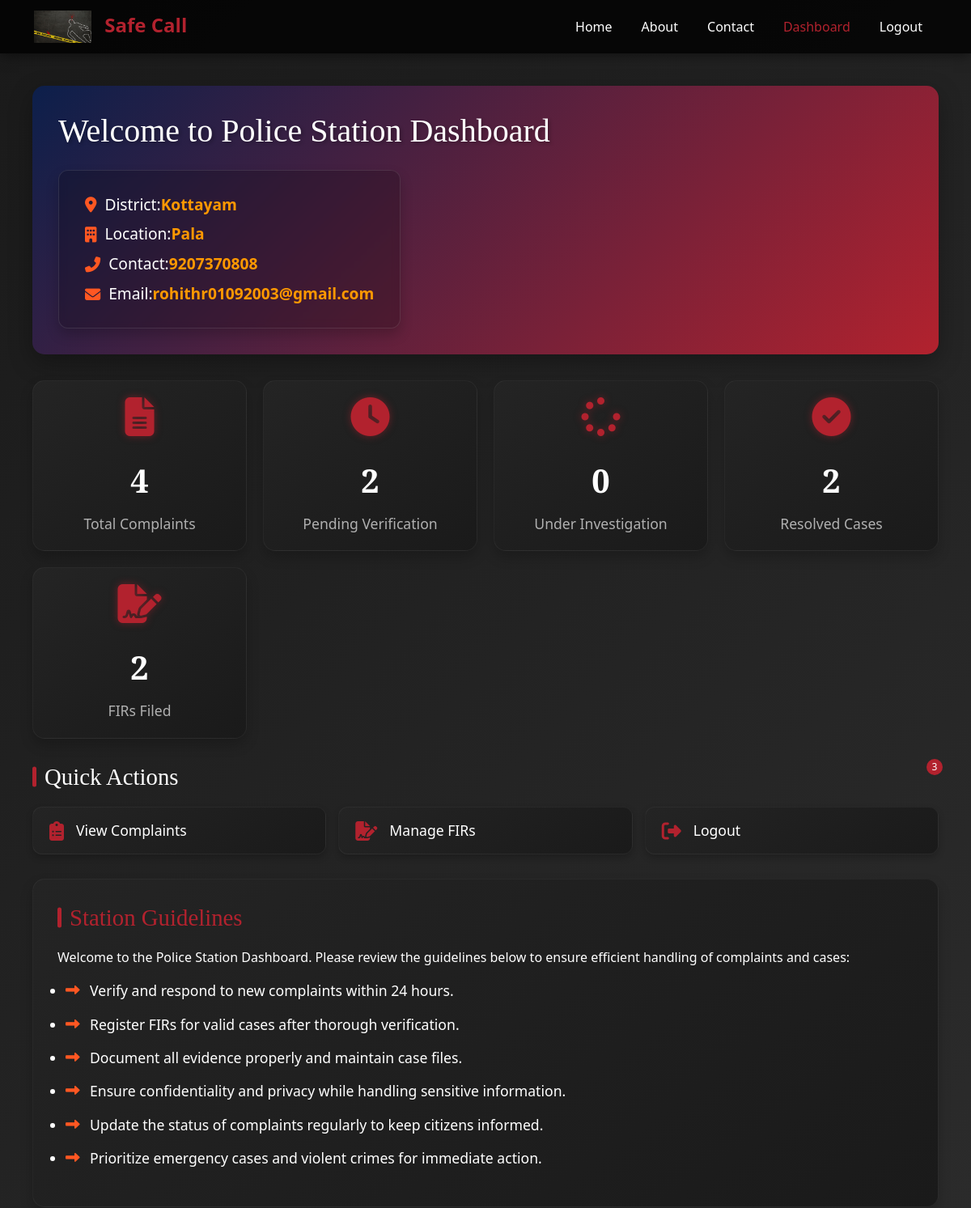
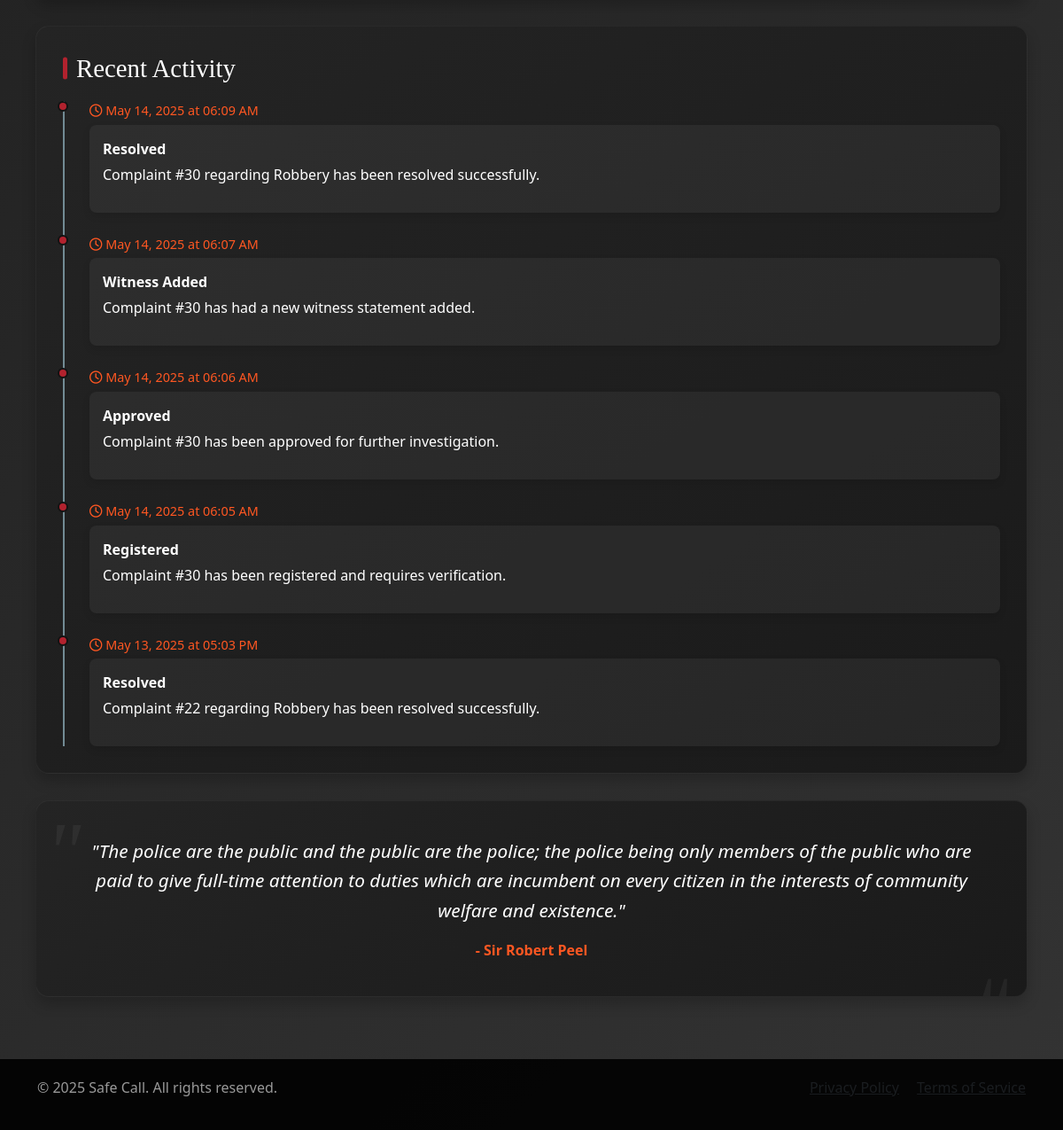
Page /police_station/dashboard/ (signed in) on the committed database (2 pictures, top to bottom).
### core/models.py (models this page shows, shortened)
class PoliceStation(models.Model):
    district = models.CharField(max_length=100)
    location = models.CharField(max_length=255)
    pincode = models.CharField(max_length=6)
    contact = models.CharField(max_length=15)
    email = models.EmailField(unique=True)  # Added email field
    password = models.CharField(max_length=255)
    approved = models.BooleanField(default=False)

class ComplaintLog(models.Model):
    complaint = models.ForeignKey(Complaint, on_delete=models.CASCADE)
    action = models.CharField(max_length=100)
    details = models.TextField()
    created_at = models.DateTimeField(auto_now_add=True)
    created_by = models.CharField(max_length=100, null=True, blank=True)  # To store who made the change

class Complaint(models.Model):
    COMPLAINT_TYPES = [
        ('Robbery', 'Robbery'),
        ('Assault', 'Assault'),
        ('Threats', 'Threats'),
        ('Burglary', 'Burglary'),
        ('Vandalism', 'Vandalism'),
        ('Fraud', 'Fraud'),
        ('Harassment', 'Harassment'),
        ('Theft', 'Theft'),
        ('Domestic Violence', 'Domestic Violence'),
        ('Sexual Assault', 'Sexual Assault'),
        ('Kidnapping', 'Kidnapping'),
        ('Stalking', 'Stalking'),
        ('Drunk Driving', 'Drunk Driving'),
        ('Hit and Run', 'Hit and Run'),
        ('Drug Offenses', 'Drug Offenses'),
        ('Public Intoxication', 'Public Intoxication'),
        ('Trespassing', 'Trespassing'),
        ('Hate Crimes', 'Hate Crimes'),
        ('Murder', 'Murder'),
        ('Arson', 'Arson'),
        ('Others', 'Others'),
    ]
    TIME_CHOICES = [
        ('Midnight', '12:00 AM - 12:59 AM'),
        ('Morning', '6:00 AM - 11:59 AM'),
        ('Noon', '12:00 PM - 12:59 PM'),
        ('Afternoon', '1:00 PM - 5:59 PM'),
        ('Evening', '6:00 PM - 8:59 PM'),
        ('Night', '9:00 PM - 11:59 PM'),
    ]
    STATUS_CHOICES = [
        ('Pending', 'Pending'),
        ('Under Investigation', 'Under Investigation'),
        ('Resolved', 'Resolved'),
        ('Rejected', 'Rejected'),
    ]
    user = models.ForeignKey(PublicUser, on_delete=models.CASCADE)
    police_station = models.ForeignKey(PoliceStation, on_delete=models.CASCADE)
    complaint_type = models.CharField(max_length=50, choices=COMPLAINT_TYPES)
    incident_date = models.DateField()
    incident_time = models.CharField(max_length=20, choices=TIME_CHOICES)
    incident_location = models.TextField(default='Location not specified')
    description = models.TextField()
    evidence = models.FileField(upload_to='complaint_evidence/', null=True, blank=True)
    status = models.CharField(max_length=20, choices=STATUS_CHOICES, default='Pending')
    registered_at = models.DateTimeField(auto_now_add=True)
    resolution_date = models.DateTimeField(null=True, blank=True)

### core/views.py (the view, shortened to what this page needs)
# urls.py: path('police_station/dashboard/', views.police_station_dashboard, name='police_station_dashboard'),
def police_station_dashboard(request):
    police_station = get_object_or_404(PoliceStation, id=request.session['police_station_id'])
    complaints = Complaint.objects.filter(police_station=police_station)
    total_complaints = complaints.count()
    pending_complaints = complaints.filter(status='Pending').count()
    under_investigation = complaints.filter(status='Under Investigation').count()
    rejected_complaints = complaints.filter(status='Rejected').count()
    resolved_complaints = complaints.filter(status='Resolved').count()
    firs_filed = complaints.filter(fir__isnull=False).count()
    recent_logs = ComplaintLog.objects.filter(complaint__police_station=police_station).order_by('-created_at')[:5]
    context = {
        'police_station': police_station,
        'total_complaints': total_complaints,
        'pending_complaints': pending_complaints,
        'rejected_complaints': rejected_complaints,
        'resolved_complaints': resolved_complaints,
        'under_investigation': under_investigation,
        'firs_filed': firs_filed,
        'recent_logs': recent_logs
    }
    return render(request, 'police_station_dashboard.html', context)

### core/templates/police_station_dashboard.html (shortened to what this page needs)
{% extends 'base.html' %}
{% load static %}
{% block styles %}
<link rel="stylesheet" href="https://cdnjs.cloudflare.com/ajax/libs/font-awesome/6.4.0/css/all.min.css">
{% endblock %}
{% block content %}
<div class="dashboard-container">
    <div class="welcome-header">
        <h2>Welcome to Police Station Dashboard</h2>
        <div class="station-details">
            <p><i class="fas fa-map-marker-alt"></i> District: <span>{{ police_station.district }}</span></p>
            <p><i class="fas fa-building"></i> Location: <span>{{ police_station.location }}</span></p>
            <p><i class="fas fa-phone-alt"></i> Contact: <span>{{ police_station.contact }}</span></p>
            <p><i class="fas fa-envelope"></i> Email: <span>{{ police_station.email }}</span></p>
        </div>
    </div>
    <div class="stats-section">
        <div class="stat-card">
            <i class="fas fa-file-alt stat-icon"></i>
            <div class="stat-count">{{ total_complaints }}</div>
            <div class="stat-label">Total Complaints</div>
        </div>
        <div class="stat-card">
            <i class="fas fa-clock stat-icon"></i>
            <div class="stat-count">{{ pending_complaints }}</div>
            <div class="stat-label">Pending Verification</div>
        </div>
        <div class="stat-card">
            <i class="fas fa-spinner stat-icon"></i>
            <div class="stat-count">{{ under_investigation }}</div>
            <div class="stat-label">Under Investigation</div>
        </div>
        <div class="stat-card">
            <i class="fas fa-check-circle stat-icon"></i>
            <div class="stat-count">{{ resolved_complaints }}</div>
            <div class="stat-label">Resolved Cases</div>
        </div>
        <div class="stat-card">
            <i class="fas fa-file-signature stat-icon"></i>
            <div class="stat-count">{{ firs_filed }}</div>
            <div class="stat-label">FIRs Filed</div>
        </div>
    </div>
    <div class="quick-actions">
        <h3>Quick Actions</h3>
        <div class="action-buttons">
            <a href="{% url 'police_view_complaints' %}" class="action-button">
                <i class="fas fa-clipboard-list"></i>
                <span>View Complaints</span>
                <div class="notification-badge">3</div>
            </a>
            <a href="{% url 'manage_fir' %}" class="action-button">
                <i class="fas fa-file-signature"></i>
                <span>Manage FIRs</span>
            </a>
            <a href="{% url 'police_logout' %}" class="action-button">
                <i class="fas fa-sign-out-alt"></i>
                <span>Logout</span>
            </a>
        </div>
    </div>
    <div class="instructions-section">
        <h3>Station Guidelines</h3>
        <p>Welcome to the Police Station Dashboard. Please review the guidelines below to ensure efficient handling of complaints and cases:</p>
        <ul>
            <li>Verify and respond to new complaints within 24 hours.</li>
            <li>Register FIRs for valid cases after thorough verification.</li>
            <li>Document all evidence properly and maintain case files.</li>
            <li>Ensure confidentiality and privacy while handling sensitive information.</li>
            <li>Update the status of complaints regularly to keep citizens informed.</li>
            <li>Prioritize emergency cases and violent crimes for immediate action.</li>
        </ul>
    </div>
    <div class="activity-feed">
        <h3>Recent Activity</h3>
        <div class="timeline">
            {% if recent_logs %}
                {% for log in recent_logs %}
                <div class="timeline-item">
                    <div class="timeline-date">
                        <i class="far fa-clock"></i> {{ log.created_at|date:"M d, Y" }} at {{ log.created_at|time:"h:i A" }}
                    </div>
                    <div class="timeline-content">
                        <div class="timeline-title">{{ log.action }}</div>
                        <p>
                            Complaint #{{ log.complaint.id }}
                            {% if log.action == 'Registered' %}
                                has been registered and requires verification.
                            {% elif log.action == 'Approved' %}
                                has been approved for further investigation.
                            {% elif log.action == 'Rejected' %}
                                has been rejected. Reason: {{ log.details }}
                            {% elif log.action == 'FIR Filed' or log.action == 'FIR Created' %}
                                has had an FIR filed.
                            {% elif log.action == 'Evidence Added' %}
                                has had new evidence added to the investigation.
                            {% elif log.action == 'Witness Added' %}
                                has had a new witness statement added.
                            {% elif log.action == 'Resolved' %}
                                regarding {{ log.complaint.complaint_type }} has been resolved successfully.
                            {% else %}
                                status updated to: {{ log.details }}
                            {% endif %}
                        </p>
                    </div>
                </div>
                {% endfor %}
            {% endif %}
        </div>
    </div>
    <div class="quote-section">
        <p>"The police are the public and the public are the police; the police being only members of the public who are paid to give full-time attention to duties which are incumbent on every citizen in the interests of community welfare and existence."</p>
        <div class="quote-author">- Sir Robert Peel</div>
    </div>
</div>
{% endblock %}

### templates/base.html (style rules this page uses)
:root { --primary-color: #ff3333; --secondary-color: #1a1a1a; --text-color: #ffffff; --accent-color: #e60000; --bg-gradient: linear-gradient(135deg, #1a1a1a, #333333); }
body { background: var(--bg-gradient); color: var(--text-color); font-family: 'Roboto', sans-serif; margin: 0; padding: 0; min-height: 100vh; display: flex; flex-direction: column; }

### rows in the picture
PoliceStation: district "Kottayam", location "Pala", contact "9207370808", email "rohithr01092003@gmail.com"
ComplaintLog: created_at "May 14, 2025", created_at "06:09 AM", action "Resolved", complaint.id "30", complaint.complaint_type "Robbery"
ComplaintLog: created_at "May 14, 2025", created_at "06:07 AM", action "Witness Added", complaint.id "30", shows "has had a new witness statement added."
ComplaintLog: created_at "May 14, 2025", created_at "06:06 AM", action "Approved", complaint.id "30", shows "has been approved for further investigation."
ComplaintLog: created_at "May 14, 2025", created_at "06:05 AM", action "Registered", complaint.id "30", shows "has been registered and requires verification."
ComplaintLog: created_at "May 13, 2025", created_at "05:03 PM", action "Resolved", complaint.id "22", complaint.complaint_type "Robbery"

### other values in the picture
{{ total_complaints }} "4"
{{ pending_complaints }} "2"
{{ under_investigation }} "0"
{{ resolved_complaints }} "2"
{{ firs_filed }} "2"
